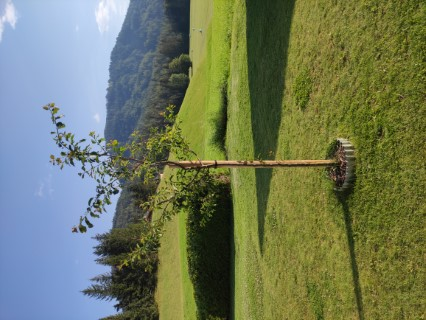
#> input picture img_decompose/tree.jpg, 426 x 320 px
$ python img_channel_decompose.py
#> lines starting #> are read from the running program, lines starting #| are printed output that depends on the picture
from PIL import Image
import numpy as np
import os
from skimage import color

# Function to split RGB image into R, G, B channels and save them as separate images
def split_rgb_channels(input_image_path, output_folder):
#> called with input_image_path = './tree.jpg', output_folder = './decomposed/'
    if not os.path.isfile(input_image_path):
        raise FileNotFoundError(f"Input image file not found: {input_image_path}")

    if not os.path.exists(output_folder):
        os.makedirs(output_folder)

    # Load the RGB image
    img = Image.open(input_image_path)
#> img is the input picture: PIL image 426x320 RGB; mean R, G, B 111.8, 121.6, 93
    img = img.convert('RGB')  # Ensure the image is in RGB mode

    # Convert the image to a NumPy array
    img_array = np.array(img)

    # Extract the R, G, B channels and create images
    red_channel = img_array.copy()
    red_channel[:, :, 1] = 0  # Set Green channel to 0
    red_channel[:, :, 2] = 0  # Set Blue channel to 0
    red_image = Image.fromarray(red_channel, 'RGB')

    green_channel = img_array.copy()
    green_channel[:, :, 0] = 0  # Set Red channel to 0
    green_channel[:, :, 2] = 0  # Set Blue channel to 0
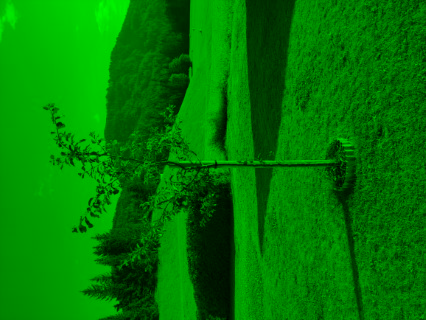
#> green_channel: shape (320, 426, 3); mean R, G, B 0, 121.6, 0
    green_image = Image.fromarray(green_channel, 'RGB')

    blue_channel = img_array.copy()
    blue_channel[:, :, 0] = 0  # Set Red channel to 0
    blue_channel[:, :, 1] = 0  # Set Green channel to 0
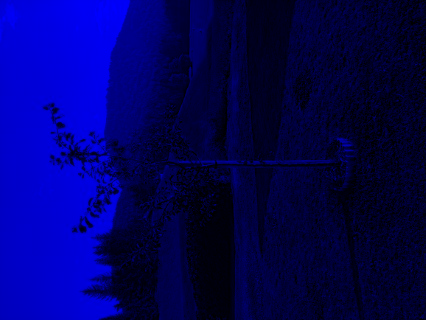
#> blue_channel: shape (320, 426, 3); mean R, G, B 0, 0, 93
    blue_image = Image.fromarray(blue_channel, 'RGB')

    # Save the images
    red_image.save(f'{output_folder}/red_channel.png')
    green_image.save(f'{output_folder}/green_channel.png')
    blue_image.save(f'{output_folder}/blue_channel.png')

    print(f"Saved Red channel as '{output_folder}/red_channel.png'")
    print(f"Saved Green channel as '{output_folder}/green_channel.png'")
    print(f"Saved Blue channel as '{output_folder}/blue_channel.png'")


def split_lab_channels(input_image_path, output_folder):
    """Splits RGB image into Y, Cb, Cr channels and saves them as separate color images."""
#> called with input_image_path = './tree.jpg', output_folder = './decomposed/'
    if not os.path.isfile(input_image_path):
        raise FileNotFoundError(f"Input image file not found: {input_image_path}")

    if not os.path.exists(output_folder):
        os.makedirs(output_folder)

    # Load the RGB image
    img = Image.open(input_image_path)
    img = img.convert('RGB')  # Ensure the image is in RGB mode

      # Convert the image to a NumPy array
    img_array = np.array(img)

    # Convert RGB image to Lab color space using scikit-image
    lab_array = color.rgb2lab(img_array)
#> lab_array: shape (320, 426, 3) float64; mean of channels 0, 1, 2 49.2, -6.7, 14.5

    # Extract the L, a, b channels
    L_channel = lab_array[:, :, 0]
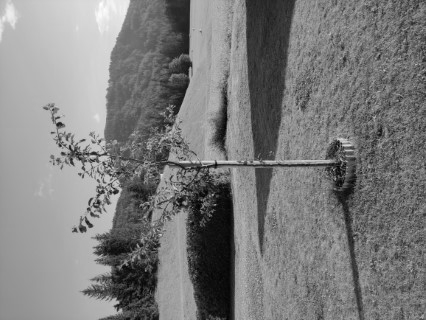
#> L_channel: shape (320, 426) float64; min 0.684, max 99.42, mean 49.2; drawn with min black and max white
    a_channel = lab_array[:, :, 1]
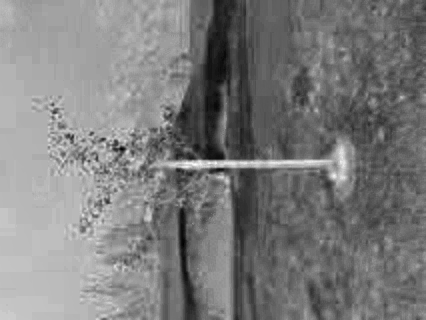
#> a_channel: shape (320, 426) float64; min -26.53, max 14.02, mean -6.66; drawn with min black and max white
    b_channel = lab_array[:, :, 2]
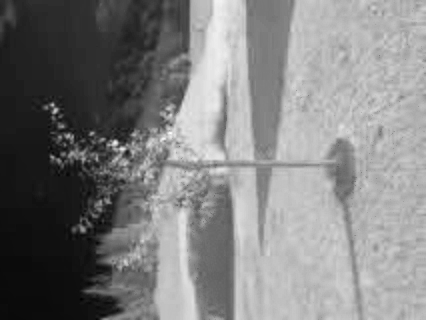
#> b_channel: shape (320, 426) float64; min -36.83, max 65.18, mean 14.5; drawn with min black and max white

    # Create Lab arrays for each channel visualization
    L_vis = np.zeros_like(lab_array)
    L_vis[:, :, 0] = L_channel
#> L_vis: shape (320, 426, 3) float64; mean of channels 0, 1, 2 49.2, 0, 0
    L_vis_img = color.lab2rgb(L_vis)

    a_vis = np.zeros_like(lab_array)
    a_vis[:, :, 0] = 50  # Set L to mid-gray
    a_vis[:, :, 1] = a_channel
#> a_vis: shape (320, 426, 3) float64; mean of channels 0, 1, 2 50, -6.7, 0
    a_vis_img = color.lab2rgb(a_vis)
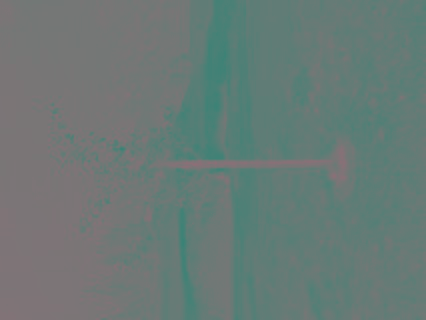
#> a_vis_img: shape (320, 426, 3) float64; mean R, G, B 0.414, 0.479, 0.466

    b_vis = np.zeros_like(lab_array)
    b_vis[:, :, 0] = 50  # Set L to mid-gray
    b_vis[:, :, 2] = b_channel
#> b_vis: shape (320, 426, 3) float64; mean of channels 0, 1, 2 50, 0, 14.5
    b_vis_img = color.lab2rgb(b_vis)
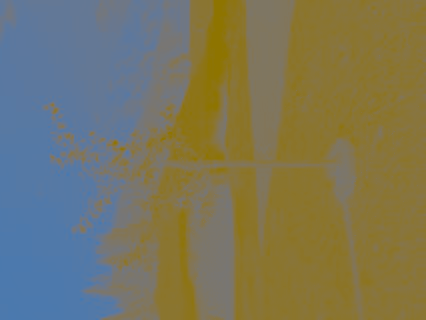
#> b_vis_img: shape (320, 426, 3) float64; mean R, G, B 0.478, 0.465, 0.364

    # Convert arrays back to PIL Images
    L_image = Image.fromarray((L_vis_img * 255).astype(np.uint8))
    a_image = Image.fromarray((a_vis_img * 255).astype(np.uint8))
    b_image = Image.fromarray((b_vis_img * 255).astype(np.uint8))

    # Save the images
    L_image.save(os.path.join(output_folder, 'L_channel_colored.png'))
    a_image.save(os.path.join(output_folder, 'a_channel_colored.png'))
    b_image.save(os.path.join(output_folder, 'b_channel_colored.png'))

    print(f"Saved L channel as '{output_folder}/L_channel_colored.png'")
    print(f"Saved a channel as '{output_folder}/a_channel_colored.png'")
    print(f"Saved b channel as '{output_folder}/b_channel_colored.png'")


# Example usage
input_image_path = './tree.jpg'  # Replace with the path to your RGB image
output_folder = './decomposed/'  # Replace with the path to your desired output folder
split_rgb_channels(input_image_path, output_folder)
split_lab_channels(input_image_path, output_folder)

$ run again, with img_decompose/collage_lab.png saved as img_decompose/tree.jpg
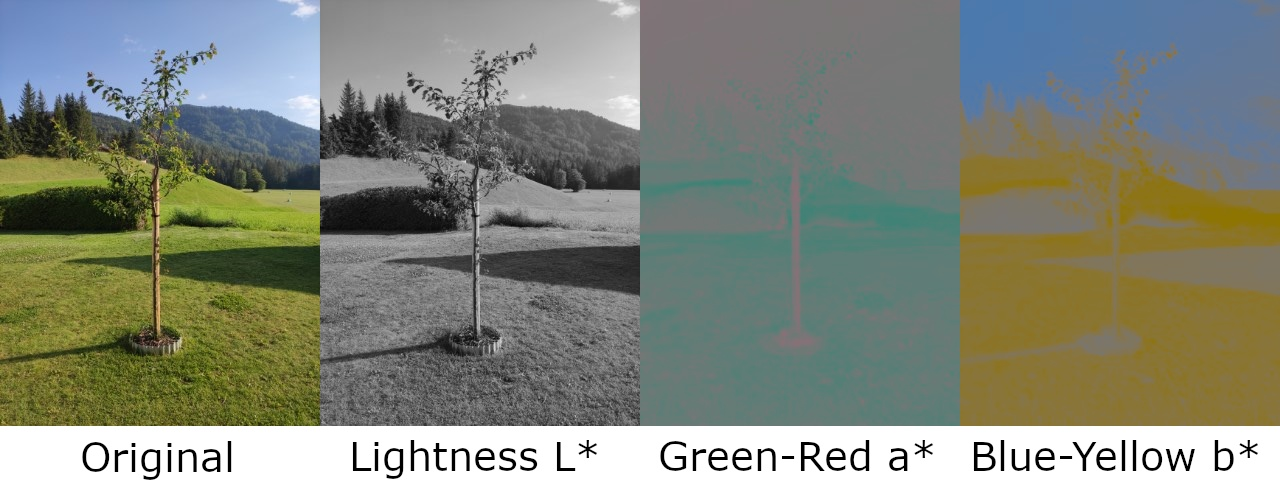
#> input picture img_decompose/collage_lab.png, 1280 x 500 px
#> in split_rgb_channels, img is the input picture: PIL image 1280x500 RGB; mean R, G, B 132.2, 137.1, 124.8
#> lab_array: shape (500, 1280, 3) float64; mean of channels 0, 1, 2 55.9, -2.9, 6.2
#> in split_lab_channels, `b_channel = lab_array[:, :, 2]`:
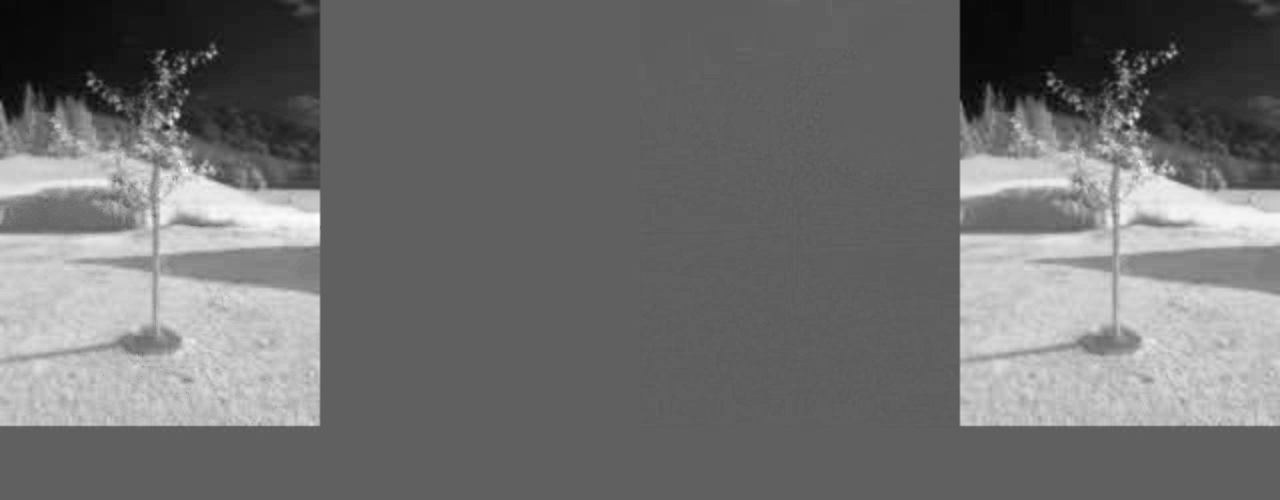
#> b_channel: shape (500, 1280) float64; min -36.02, max 59.59, mean 6.2; drawn with min black and max white
#> L_vis: shape (500, 1280, 3) float64; mean of channels 0, 1, 2 55.9, 0, 0
#> a_vis: shape (500, 1280, 3) float64; mean of channels 0, 1, 2 50, -2.9, 0
#> b_vis: shape (500, 1280, 3) float64; mean of channels 0, 1, 2 50, 0, 6.2
#> in split_lab_channels, `b_vis_img = color.lab2rgb(b_vis)`:
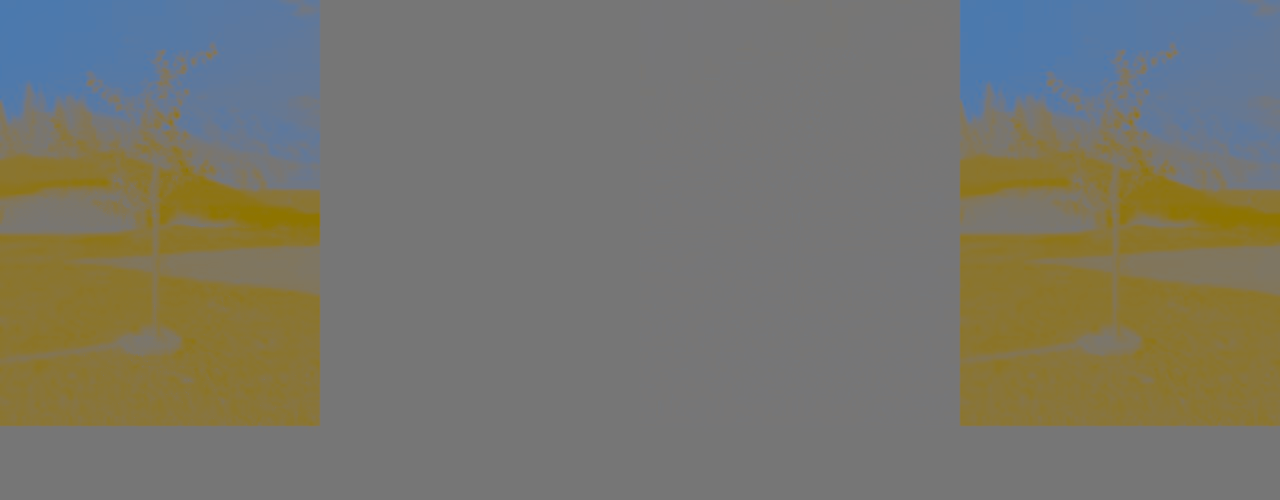
#> b_vis_img: shape (500, 1280, 3) float64; mean R, G, B 0.471, 0.466, 0.423

$ run again, with img_decompose/collage_rgb.png saved as img_decompose/tree.jpg
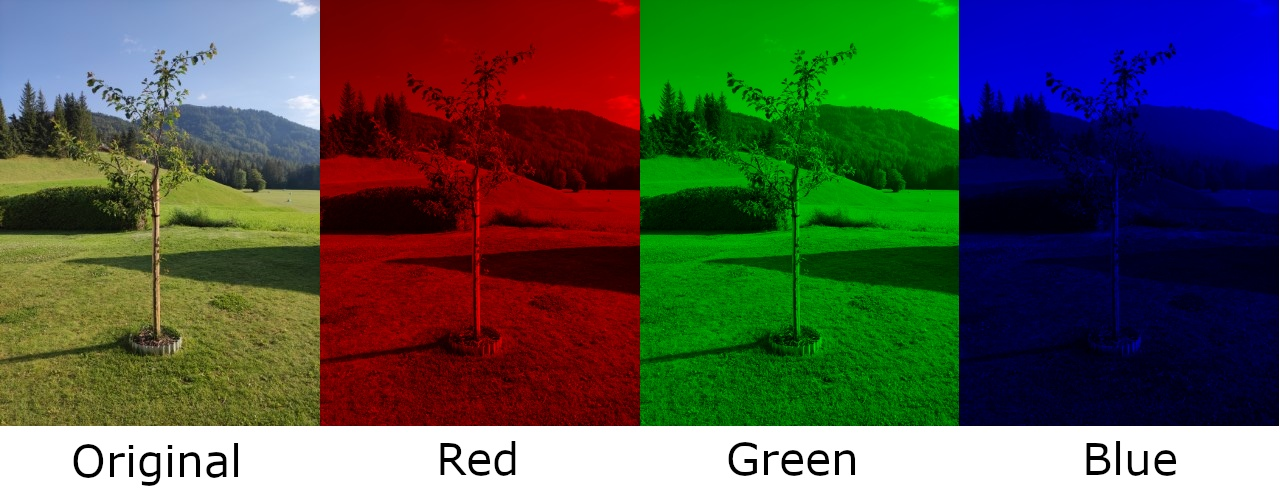
#> input picture img_decompose/collage_rgb.png, 1280 x 490 px
#> in split_rgb_channels, img is the input picture: PIL image 1280x490 RGB; mean R, G, B 80.7, 84.7, 72.8
#> lab_array: shape (490, 1280, 3) float64; mean of channels 0, 1, 2 39.1, 3.6, 10.1
#> L_vis: shape (490, 1280, 3) float64; mean of channels 0, 1, 2 39.1, 0, 0
#> a_vis: shape (490, 1280, 3) float64; mean of channels 0, 1, 2 50, 3.6, 0
#> in split_lab_channels, `a_vis_img = color.lab2rgb(a_vis)`:
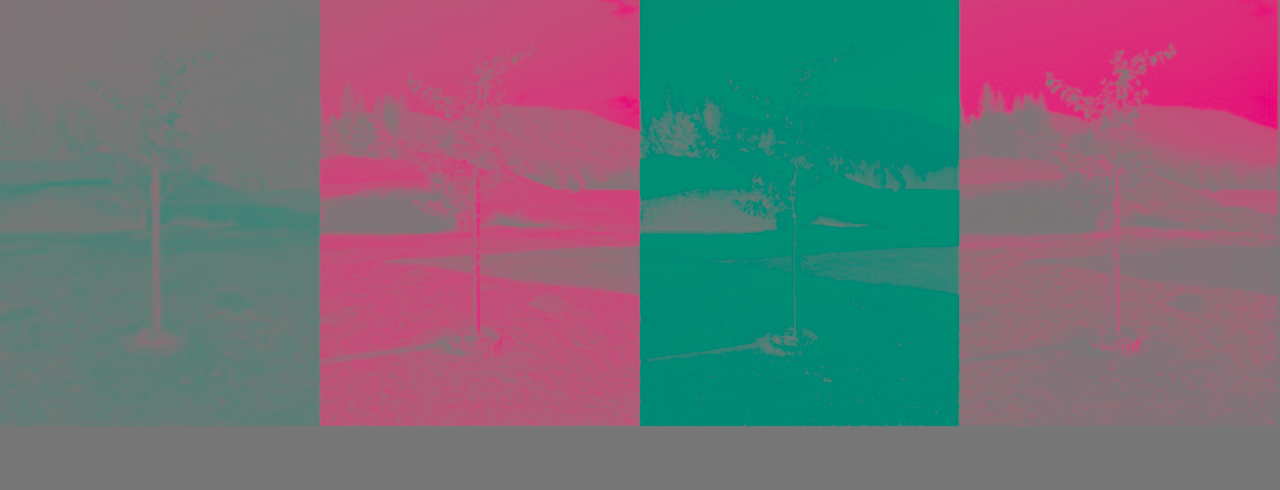
#> a_vis_img: shape (490, 1280, 3) float64; mean R, G, B 0.454, 0.435, 0.467
#> b_vis: shape (490, 1280, 3) float64; mean of channels 0, 1, 2 50, 0, 10.1
#> in split_lab_channels, `b_vis_img = color.lab2rgb(b_vis)`:
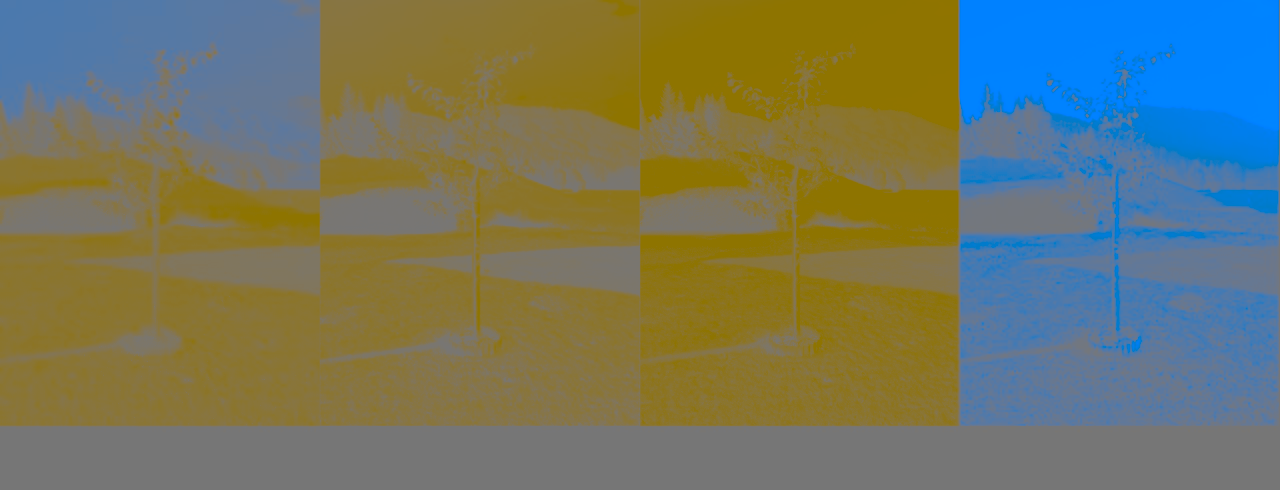
#> b_vis_img: shape (490, 1280, 3) float64; mean R, G, B 0.448, 0.467, 0.384
